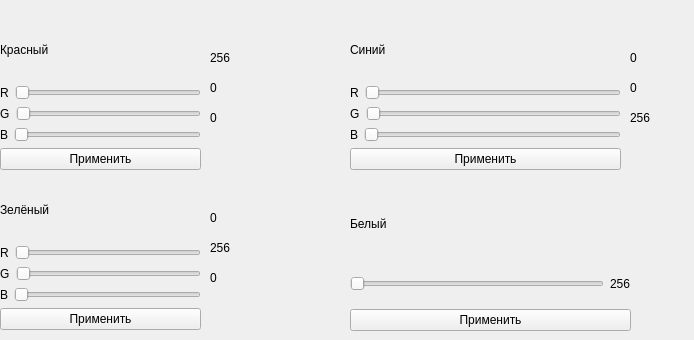
    <widget class="QWidget" name="tab_3">
     <attribute name="title">
      <string>Цветовое согласование(3)</string>
     </attribute>
     <widget class="QWidget" name="layoutWidget_4">
      <property name="geometry">
       <rect>
        <x>0</x>
        <y>180</y>
        <width>201</width>
        <height>150</height>
       </rect>
      </property>
      <layout class="QVBoxLayout" name="verticalLayout_19">
       <item>
        <layout class="QVBoxLayout" name="verticalLayout_20">
         <item>
          <widget class="QLabel" name="label_17">
           <property name="text">
            <string>Зелёный</string>
           </property>
          </widget>
         </item>
         <item>
          <layout class="QVBoxLayout" name="verticalLayout_21">
           <item>
            <layout class="QHBoxLayout" name="horizontalLayout_18">
             <item>
              <widget class="QLabel" name="label_18">
               <property name="text">
                <string>R</string>
               </property>
              </widget>
             </item>
             <item>
              <widget class="QSlider" name="horizontalSlider_7">
               <property name="maximum">
                <number>2048</number>
               </property>
               <property name="orientation">
                <enum>Qt::Horizontal</enum>
               </property>
              </widget>
             </item>
            </layout>
           </item>
           <item>
            <layout class="QHBoxLayout" name="horizontalLayout_19">
             <item>
              <widget class="QLabel" name="label_19">
               <property name="text">
                <string>G</string>
               </property>
              </widget>
             </item>
             <item>
              <widget class="QSlider" name="horizontalSlider_8">
               <property name="minimum">
                <number>256</number>
               </property>
               <property name="maximum">
                <number>2048</number>
               </property>
               <property name="orientation">
                <enum>Qt::Horizontal</enum>
               </property>
              </widget>
             </item>
            </layout>
           </item>
           <item>
            <layout class="QHBoxLayout" name="horizontalLayout_20">
             <item>
              <widget class="QLabel" name="label_20">
               <property name="text">
                <string>B</string>
               </property>
              </widget>
             </item>
             <item>
              <widget class="QSlider" name="horizontalSlider_9">
               <property name="maximum">
                <number>2048</number>
               </property>
               <property name="orientation">
                <enum>Qt::Horizontal</enum>
               </property>
              </widget>
             </item>
            </layout>
           </item>
          </layout>
         </item>
        </layout>
       </item>
       <item>
        <widget class="QPushButton" name="pushButton_13">
         <property name="text">
          <string>Применить</string>
         </property>
        </widget>
       </item>
      </layout>
     </widget>
     <widget class="QWidget" name="layoutWidget_5">
      <property name="geometry">
       <rect>
        <x>350</x>
        <y>20</y>
        <width>271</width>
        <height>150</height>
       </rect>
      </property>
      <layout class="QVBoxLayout" name="verticalLayout_22">
       <item>
        <layout class="QVBoxLayout" name="verticalLayout_23">
         <item>
          <widget class="QLabel" name="label_21">
           <property name="text">
            <string>Синий</string>
           </property>
          </widget>
         </item>
         <item>
          <layout class="QVBoxLayout" name="verticalLayout_24">
           <item>
            <layout class="QHBoxLayout" name="horizontalLayout_21">
             <item>
              <widget class="QLabel" name="label_22">
               <property name="text">
                <string>R</string>
               </property>
              </widget>
             </item>
             <item>
              <widget class="QSlider" name="horizontalSlider_10">
               <property name="maximum">
                <number>2048</number>
               </property>
               <property name="orientation">
                <enum>Qt::Horizontal</enum>
               </property>
              </widget>
             </item>
            </layout>
           </item>
           <item>
            <layout class="QHBoxLayout" name="horizontalLayout_22">
             <item>
              <widget class="QLabel" name="label_23">
               <property name="text">
                <string>G</string>
               </property>
              </widget>
             </item>
             <item>
              <widget class="QSlider" name="horizontalSlider_11">
               <property name="maximum">
                <number>2048</number>
               </property>
               <property name="orientation">
                <enum>Qt::Horizontal</enum>
               </property>
              </widget>
             </item>
            </layout>
           </item>
           <item>
            <layout class="QHBoxLayout" name="horizontalLayout_23">
             <item>
              <widget class="QLabel" name="label_24">
               <property name="text">
                <string>B</string>
               </property>
              </widget>
             </item>
             <item>
              <widget class="QSlider" name="horizontalSlider_12">
               <property name="minimum">
                <number>256</number>
               </property>
               <property name="maximum">
                <number>2048</number>
               </property>
               <property name="orientation">
                <enum>Qt::Horizontal</enum>
               </property>
              </widget>
             </item>
            </layout>
           </item>
          </layout>
         </item>
        </layout>
       </item>
       <item>
        <widget class="QPushButton" name="pushButton_14">
         <property name="text">
          <string>Применить</string>
         </property>
        </widget>
       </item>
      </layout>
     </widget>
     <widget class="QLabel" name="label_25">
      <property name="geometry">
       <rect>
        <x>210</x>
        <y>50</y>
        <width>55</width>
        <height>16</height>
       </rect>
      </property>
      <property name="text">
       <string>256</string>
      </property>
     </widget>
     <widget class="QLabel" name="label_26">
      <property name="geometry">
       <rect>
        <x>210</x>
        <y>80</y>
        <width>55</width>
        <height>16</height>
       </rect>
      </property>
      <property name="text">
       <string>0</string>
      </property>
     </widget>
     <widget class="QLabel" name="label_27">
      <property name="geometry">
       <rect>
        <x>210</x>
        <y>110</y>
        <width>55</width>
        <height>16</height>
       </rect>
      </property>
      <property name="text">
       <string>0</string>
      </property>
     </widget>
     <widget class="QLabel" name="label_28">
      <property name="geometry">
       <rect>
        <x>210</x>
        <y>210</y>
        <width>55</width>
        <height>16</height>
       </rect>
      </property>
      <property name="text">
       <string>0</string>
      </property>
     </widget>
     <widget class="QLabel" name="label_29">
      <property name="geometry">
       <rect>
        <x>210</x>
        <y>240</y>
        <width>55</width>
        <height>16</height>
       </rect>
      </property>
      <property name="text">
       <string>256</string>
      </property>
     </widget>
     <widget class="QLabel" name="label_30">
      <property name="geometry">
       <rect>
        <x>210</x>
        <y>270</y>
        <width>55</width>
        <height>16</height>
       </rect>
      </property>
      <property name="text">
       <string>0</string>
      </property>
     </widget>
     <widget class="QLabel" name="label_31">
      <property name="geometry">
       <rect>
        <x>630</x>
        <y>50</y>
        <width>55</width>
        <height>16</height>
       </rect>
      </property>
      <property name="text">
       <string>0</string>
      </property>
     </widget>
     <widget class="QLabel" name="label_32">
      <property name="geometry">
       <rect>
        <x>630</x>
        <y>80</y>
        <width>55</width>
        <height>16</height>
       </rect>
      </property>
      <property name="text">
       <string>0</string>
      </property>
     </widget>
     <widget class="QLabel" name="label_33">
      <property name="geometry">
       <rect>
        <x>630</x>
        <y>110</y>
        <width>55</width>
        <height>16</height>
       </rect>
      </property>
      <property name="text">
       <string>256</string>
      </property>
     </widget>
     <widget class="QWidget" name="layoutWidget">
      <property name="geometry">
       <rect>
        <x>0</x>
        <y>20</y>
        <width>201</width>
        <height>150</height>
       </rect>
      </property>
      <layout class="QVBoxLayout" name="verticalLayout_18">
       <item>
        <layout class="QVBoxLayout" name="verticalLayout_17">
         <item>
          <widget class="QLabel" name="label_13">
           <property name="text">
            <string>Красный</string>
           </property>
          </widget>
         </item>
         <item>
          <layout class="QVBoxLayout" name="verticalLayout_16">
           <item>
            <layout class="QHBoxLayout" name="horizontalLayout_17">
             <item>
              <widget class="QLabel" name="label_14">
               <property name="text">
                <string>R</string>
               </property>
              </widget>
             </item>
             <item>
              <widget class="QSlider" name="horizontalSlider_4">
               <property name="minimum">
                <number>256</number>
               </property>
               <property name="maximum">
                <number>2048</number>
               </property>
               <property name="orientation">
                <enum>Qt::Horizontal</enum>
               </property>
              </widget>
             </item>
            </layout>
           </item>
           <item>
            <layout class="QHBoxLayout" name="horizontalLayout_16">
             <item>
              <widget class="QLabel" name="label_15">
               <property name="text">
                <string>G</string>
               </property>
              </widget>
             </item>
             <item>
              <widget class="QSlider" name="horizontalSlider_5">
               <property name="maximum">
                <number>2048</number>
               </property>
               <property name="orientation">
                <enum>Qt::Horizontal</enum>
               </property>
              </widget>
             </item>
            </layout>
           </item>
           <item>
            <layout class="QHBoxLayout" name="horizontalLayout_15">
             <item>
              <widget class="QLabel" name="label_16">
               <property name="text">
                <string>B</string>
               </property>
              </widget>
             </item>
             <item>
              <widget class="QSlider" name="horizontalSlider_6">
               <property name="maximum">
                <number>2048</number>
               </property>
               <property name="orientation">
                <enum>Qt::Horizontal</enum>
               </property>
              </widget>
             </item>
            </layout>
           </item>
          </layout>
         </item>
        </layout>
       </item>
       <item>
        <widget class="QPushButton" name="pushButton_12">
         <property name="text">
          <string>Применить</string>
         </property>
        </widget>
       </item>
      </layout>
     </widget>
     <widget class="QWidget" name="layoutWidget">
      <property name="geometry">
       <rect>
        <x>350</x>
        <y>190</y>
        <width>281</width>
        <height>141</height>
       </rect>
      </property>
      <layout class="QVBoxLayout" name="verticalLayout_26">
       <item>
        <widget class="QLabel" name="label_34">
         <property name="text">
          <string>Белый</string>
         </property>
        </widget>
       </item>
       <item>
        <layout class="QVBoxLayout" name="verticalLayout_25">
         <item>
          <layout class="QHBoxLayout" name="horizontalLayout_24">
           <item>
            <widget class="QSlider" name="horizontalSlider_13">
             <property name="minimum">
              <number>256</number>
             </property>
             <property name="maximum">
              <number>2048</number>
             </property>
             <property name="orientation">
              <enum>Qt::Horizontal</enum>
             </property>
            </widget>
           </item>
           <item>
            <widget class="QLabel" name="label_35">
             <property name="text">
              <string>256</string>
             </property>
            </widget>
           </item>
          </layout>
         </item>
         <item>
          <widget class="QPushButton" name="pushButton_15">
           <property name="text">
            <string>Применить</string>
           </property>
          </widget>
         </item>
        </layout>
       </item>
      </layout>
     </widget>
    </widget>
